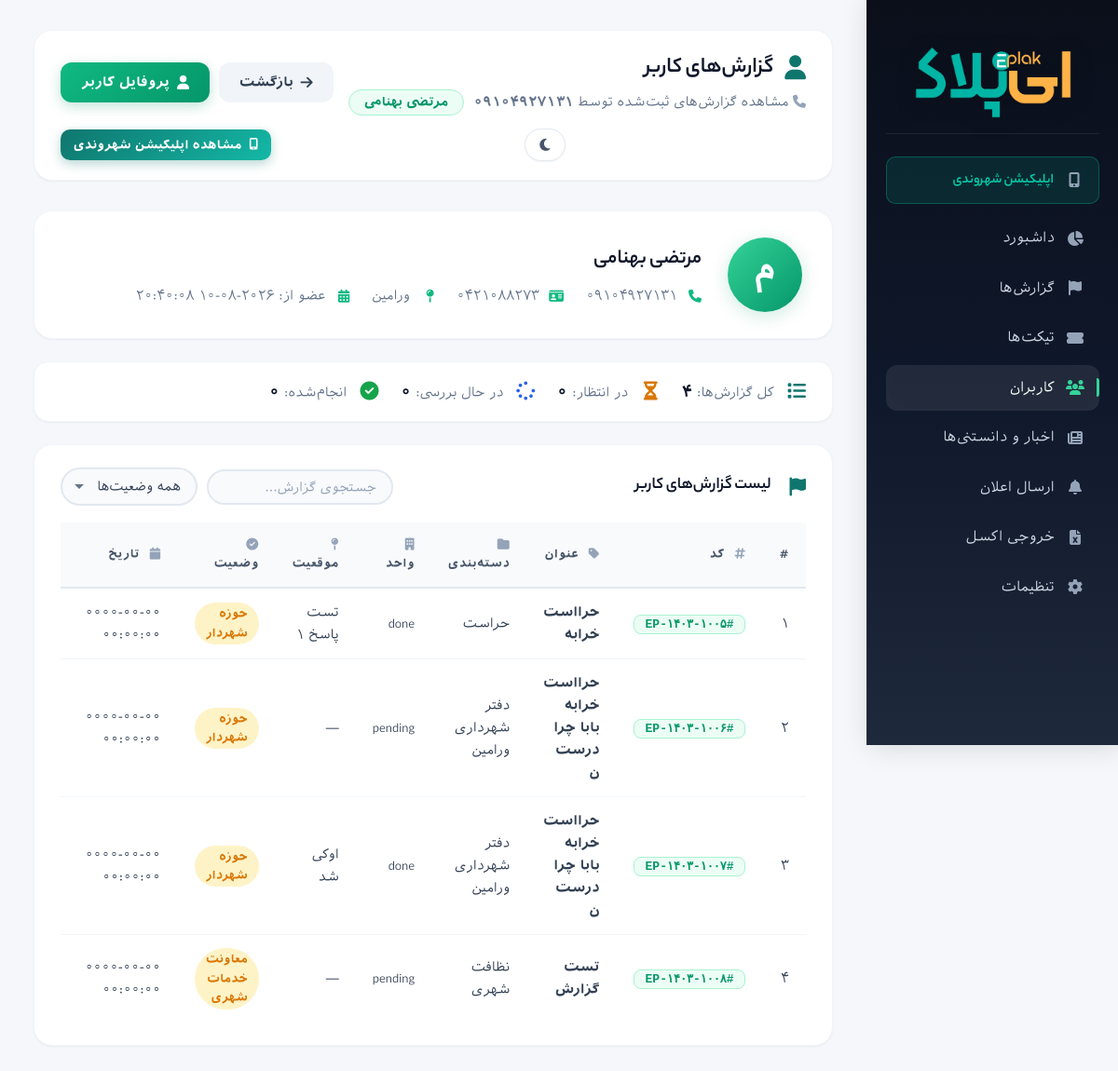
The app's page /admin/user_reports.php?phone=09104927131 (signed in) with its own data.
### tables this page shows
CREATE TABLE `users`  (
  `id` int NOT NULL AUTO_INCREMENT,
  `phone` varchar(20) NOT NULL,
  `name` varchar(255) NOT NULL,
  `address` varchar(500) NULL DEFAULT NULL,
  `nid` varchar(20) NULL DEFAULT NULL,
  `created_at` timestamp NOT NULL DEFAULT current_timestamp(),
  PRIMARY KEY (`id`) USING BTREE,
  UNIQUE INDEX `phone`(`phone` ASC) USING BTREE
);

CREATE TABLE `reports`  (
  `id` int NOT NULL AUTO_INCREMENT,
  `user_phone` varchar(20) NOT NULL,
  `title` varchar(255) NOT NULL,
  `description` text NOT NULL,
  `category` varchar(100) NOT NULL,
  `status` varchar(50) NULL DEFAULT 'pending',
  `created_at` timestamp NOT NULL DEFAULT current_timestamp(),
  `reply` text NULL,
  `department` varchar(255) NULL DEFAULT '',
  `sub_department` varchar(255) NULL DEFAULT '',
  `location` varchar(500) NULL DEFAULT '',
  PRIMARY KEY (`id`) USING BTREE,
  INDEX `user_phone`(`user_phone` ASC) USING BTREE,
  CONSTRAINT `reports_ibfk_1` FOREIGN KEY (`user_phone`) REFERENCES `users` (`phone`) ON DELETE RESTRICT ON UPDATE RESTRICT
);

### admin/includes/functions.php (called while the page is built, shortened)
<?php
function getUserByPhone(PDO $pdo, string $phone): ?array {
    $stmt = $pdo->prepare('SELECT * FROM users WHERE phone = :phone LIMIT 1');
    $stmt->execute([':phone' => $phone]);
    $user = $stmt->fetch();
    return $user ?: null;
}
function getReportsByUser(PDO $pdo, string $userPhone): array {
    $stmt = $pdo->prepare('SELECT *, CONCAT("EP-1403-", LPAD(id + 1000, 4, "0")) AS code FROM reports WHERE user_phone = :user_phone ORDER BY created_at DESC');
    $stmt->bindValue(':user_phone', $userPhone);
    $stmt->execute();
    return $stmt->fetchAll();
}

### admin/user_reports.php (the view, shortened to what this page needs)
<?php
require_once __DIR__ . '/auth.php';
require_once __DIR__ . '/includes/functions.php';
$userPhone = trim($_GET['phone'] ?? '');
$reports = getReportsByUser($pdo, $userPhone);
$user = getUserByPhone($pdo, $userPhone);
$totalReports = count($reports);
$pendingReports = count(array_filter($reports, fn($r) => $r['status'] === 'pending' || $r['status'] === 'در انتظار'));
$doneReports = count(array_filter($reports, fn($r) => $r['status'] === 'done' || $r['status'] === 'انجام‌شده'));
$inProgressReports = count(array_filter($reports, fn($r) => $r['status'] === 'in_progress' || $r['status'] === 'در حال بررسی'));
?>
<!doctype html>
<html lang="fa" dir="rtl">
<head>
  <link rel="stylesheet" href="assets/style.css?v=6">
  <link rel="stylesheet" href="assets/fontawesome/css/all.min.css">
</head>
<body>
  <div class="layout">
    <aside class="sidebar">
      <div class="brand">
        <img class="logo-light" src="assets/img/logo.png" alt="ای‌پلاک">
      </div>
      <nav>
        <a href="index.php"><i class="fas fa-chart-pie"></i> <span>داشبورد</span></a>
        <a href="reports.php"><i class="fas fa-flag"></i> <span>گزارش‌ها</span></a>
        <a href="tickets.php"><i class="fas fa-ticket-alt"></i> <span>تیکت‌ها</span></a>
        <a class="active" href="users.php"><i class="fas fa-users"></i> <span>کاربران</span></a>
                <a href="news.php"><i class="fas fa-newspaper"></i> <span>اخبار و دانستنی‌ها</span></a>
        <a href="notifications.php"><i class="fas fa-bell"></i> <span>ارسال اعلان</span></a>
<a href="export.php"><i class="fas fa-file-excel"></i> <span>خروجی اکسل</span></a>
<a href="settings.php"><i class="fas fa-cog"></i> <span>تنظیمات</span></a>
      </nav>
    </aside>
    <main class="main">
      <header class="topbar">
        <div class="topbar-left">
          <h1>
            <i class="fas fa-user" style="color: #0f766e; margin-left: 12px;"></i>
            گزارش‌های کاربر
          </h1>
          <p>
            <i class="fas fa-phone" style="color: #94a3b8;"></i>
            مشاهده گزارش‌های ثبت‌شده توسط
            <strong><?= htmlspecialchars($userPhone) ?></strong>
            <?php if ($user): ?>
              <span class="user-name-badge"><?= htmlspecialchars($user['name'] ?? '') ?></span>
            <?php endif; ?>
          </p>
        </div>
        <div class="topbar-right">
          <a href="users.php" class="btn btn-secondary">
            <i class="fas fa-arrow-right"></i> بازگشت
          </a>
          <?php if ($user): ?>
            <a href="user_view.php?id=<?= (int)$user['id'] ?>" class="btn btn-primary">
              <i class="fas fa-user"></i> پروفایل کاربر
            </a>
          <?php endif; ?>
        </div>
      </header>
      <?php if ($user): ?>
      <div class="user-profile-card">
        <div class="user-profile-avatar">
          <?= htmlspecialchars(mb_substr($user['name'] ?? 'U', 0, 1)) ?>
        </div>
        <div class="user-profile-info">
          <h3><?= htmlspecialchars($user['name'] ?? 'کاربر ناشناس') ?></h3>
          <div class="user-profile-details">
            <span><i class="fas fa-phone"></i> <?= htmlspecialchars($user['phone']) ?></span>
            <?php if (!empty($user['nid'])): ?>
              <span><i class="fas fa-id-card"></i> <?= htmlspecialchars($user['nid']) ?></span>
            <?php endif; ?>
            <?php if (!empty($user['address'])): ?>
              <span><i class="fas fa-map-pin"></i> <?= htmlspecialchars($user['address']) ?></span>
            <?php endif; ?>
            <span><i class="fas fa-calendar-alt"></i> عضو از: <?= htmlspecialchars($user['created_at']) ?></span>
          </div>
        </div>
      </div>
      <?php endif; ?>
      <div class="stats-mini">
        <div class="stat-item">
          <i class="fas fa-list" style="color: #0f766e;"></i>
          <span>کل گزارش‌ها: <strong><?= $totalReports ?></strong></span>
        </div>
        <div class="stat-item">
          <i class="fas fa-hourglass-half" style="color: #d97706;"></i>
          <span>در انتظار: <strong><?= $pendingReports ?></strong></span>
        </div>
        <div class="stat-item">
          <i class="fas fa-spinner" style="color: #2563eb;"></i>
          <span>در حال بررسی: <strong><?= $inProgressReports ?></strong></span>
        </div>
        <div class="stat-item">
          <i class="fas fa-check-circle" style="color: #16a34a;"></i>
          <span>انجام‌شده: <strong><?= $doneReports ?></strong></span>
        </div>
      </div>
      <section class="panel">
        <div class="panel-header">
          <h2>
            <i class="fas fa-flag" style="color: #0f766e; margin-left: 10px;"></i>
            لیست گزارش‌های کاربر
          </h2>
          <div class="panel-actions">
            <input type="text" id="searchReport" class="search-input" placeholder="جستجوی گزارش..." onkeyup="filterReports()">
            <select id="filterStatus" class="filter-select" onchange="filterReports()">
              <option value="all">همه وضعیت‌ها</option>
            </select>
          </div>
        </div>
        <?php if ($reports): ?>
          <div class="table-wrapper">
            <table id="reportsTable">
              <thead>
                <tr>
                  <th>#</th>
                  <th><i class="fas fa-hashtag"></i> کد</th>
                  <th><i class="fas fa-tag"></i> عنوان</th>
                  <th><i class="fas fa-folder"></i> دسته‌بندی</th>
                  <th><i class="fas fa-building"></i> واحد</th>
                  <th><i class="fas fa-map-pin"></i> موقعیت</th>
                  <th><i class="fas fa-check-circle"></i> وضعیت</th>
                  <th><i class="fas fa-calendar"></i> تاریخ</th>
                  <th><i class="fas fa-cogs"></i> عملیات</th>
                </tr>
              </thead>
              <tbody>
                <?php $counter = 1; ?>
                <?php foreach ($reports as $report): ?>
                  <tr data-status="<?= htmlspecialchars($report['status']) ?>"
                      data-title="<?= htmlspecialchars(strtolower($report['title'])) ?>"
                      data-code="<?= htmlspecialchars(strtolower($report['code'])) ?>">
                    <td><?= $counter++ ?></td>
                    <td><span class="badge-code">#<?= htmlspecialchars($report['code']) ?></span></td>
                    <td><strong><?= htmlspecialchars($report['title']) ?></strong></td>
                    <td><?= htmlspecialchars($report['category']) ?></td>
                    <td><?= htmlspecialchars($report['department'] ?: ($report['sub_department'] ?: '—')) ?></td>
                    <td><?= htmlspecialchars($report['location'] ?: '—') ?></td>
                    <td>
                      <?php
                        $statusMap = [
                            'pending' => ['class' => 'status-pending', 'text' => 'در انتظار'],
                            'در انتظار' => ['class' => 'status-pending', 'text' => 'در انتظار'],
                            'in_progress' => ['class' => 'status-progress', 'text' => 'در حال بررسی'],
                            'در حال بررسی' => ['class' => 'status-progress', 'text' => 'در حال بررسی'],
                            'done' => ['class' => 'status-done', 'text' => 'انجام‌شده'],
                            'انجام‌شده' => ['class' => 'status-done', 'text' => 'انجام‌شده'],
                        ];
                        $status = $statusMap[$report['status']] ?? ['class' => 'status-pending', 'text' => $report['status']];
                      ?>
                      <span class="<?= $status['class'] ?>">
                        <?= $status['text'] ?>
                      </span>
                    </td>
                    <td><?= htmlspecialchars($report['created_at']) ?></td>
                    <td>
                    </td>
                  </tr>
                <?php endforeach; ?>
              </tbody>
            </table>
          </div>
        <?php endif; ?>
      </section>
    </main>
  </div>
</body>
</html>

### records on screen
users: name "مرتضی بهنامی", name "م", phone "۰۹۱۰۴۹۲۷۱۳۱", nid "۰۴۲۱۰۸۸۲۷۳", address "ورامین", created_at "۲۰۲۶-۰۸-۱۰ ۲۰:۴۰:۰۸"
reports: code "EP-۱۴۰۳-۱۰۰۵", title "حرااست خرابه", category "حراست", department "done", location "تست پاسخ ۱", status "حوزه شهردار", created_at "۰۰۰۰-۰۰-۰۰ ۰۰:۰۰:۰۰"
reports: code "EP-۱۴۰۳-۱۰۰۶", title "حرااست خرابه بابا چرا درست ن", category "دفتر شهرداری ورامین", department "pending", location "—", status "حوزه شهردار", created_at "۰۰۰۰-۰۰-۰۰ ۰۰:۰۰:۰۰"
reports: code "EP-۱۴۰۳-۱۰۰۷", title "حرااست خرابه بابا چرا درست ن", category "دفتر شهرداری ورامین", department "done", location "اوکی شد", status "حوزه شهردار", created_at "۰۰۰۰-۰۰-۰۰ ۰۰:۰۰:۰۰"
reports: code "EP-۱۴۰۳-۱۰۰۸", title "تست گزارش", category "نظافت شهری", department "pending", location "—", status "معاونت خدمات شهری", created_at "۰۰۰۰-۰۰-۰۰ ۰۰:۰۰:۰۰"

### other values on screen
$userPhone "۰۹۱۰۴۹۲۷۱۳۱"
$totalReports "۴"
$pendingReports "۰"
$inProgressReports "۰"
$doneReports "۰"
